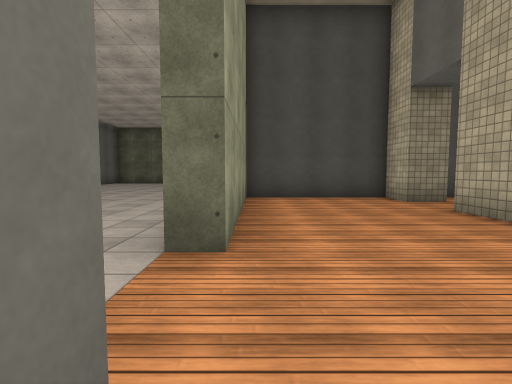
[1] (above)

16 first-person views from a walk through a Unity game level. The camera is 1.3 m above the floor, tilts 4° down and sees 85° across. The floor is counted in squares, 2 m on a side. Each view is taken from the middle of a square. On the plan, view 1 faces up. The plan holds only what a view shows up to about 9 squares ahead; the rest is blank. The player is left out. Some surface patterns are stand-ins.

[2]
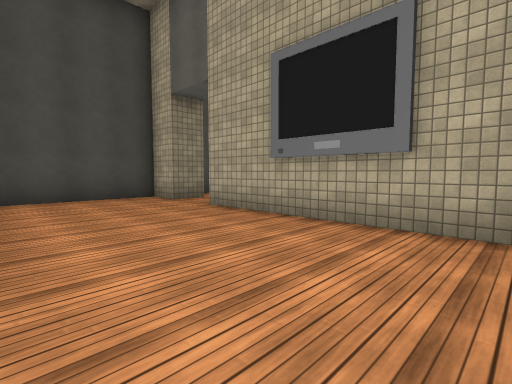

[3]
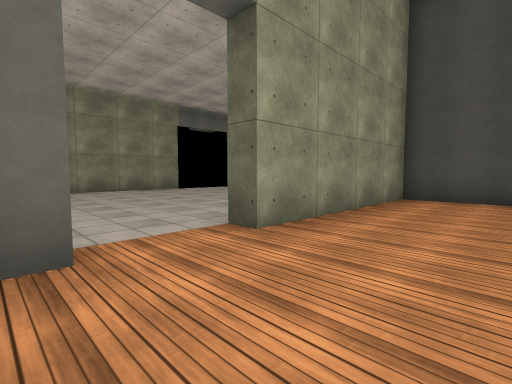

[4]
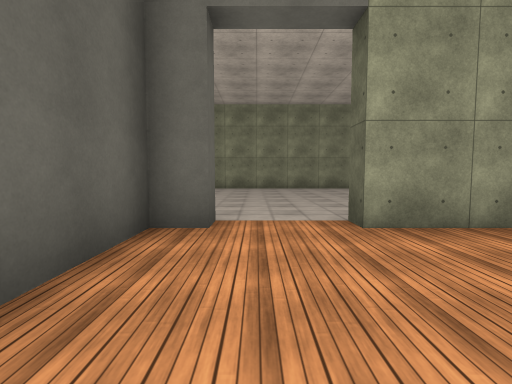

[5]
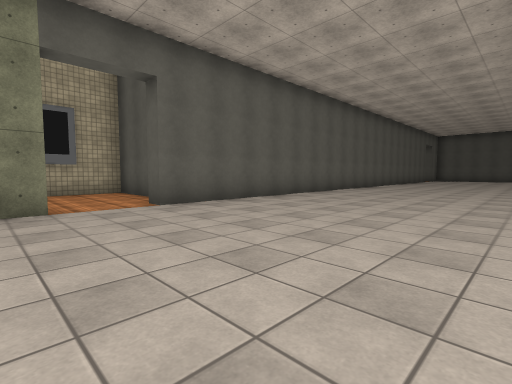

[6]
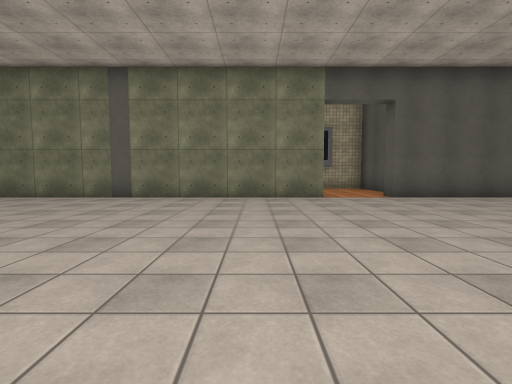

[7]
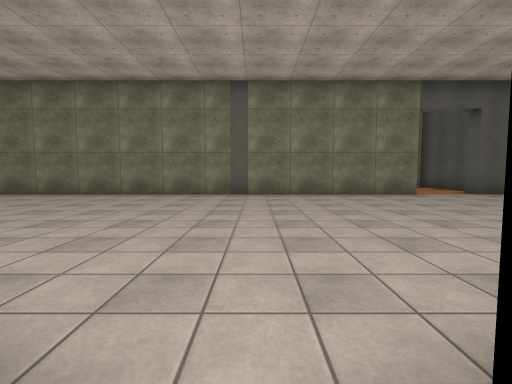

[8]
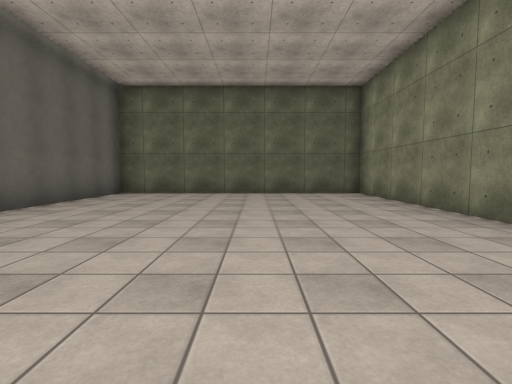

[9]
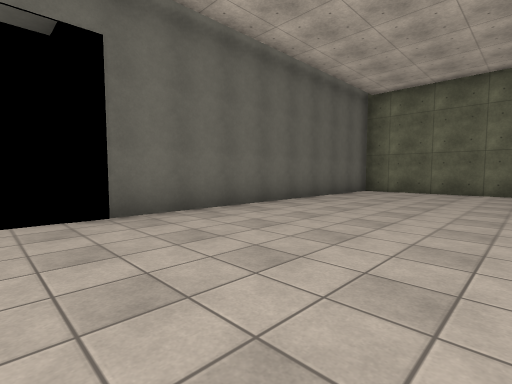

[10]
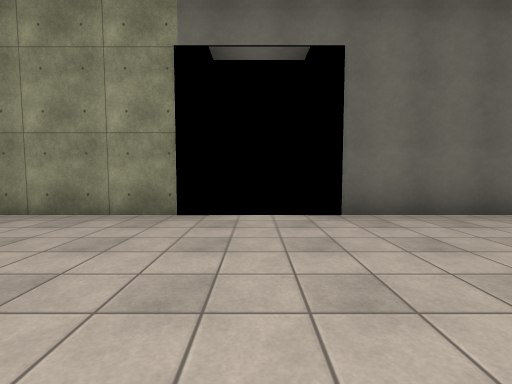

[11]
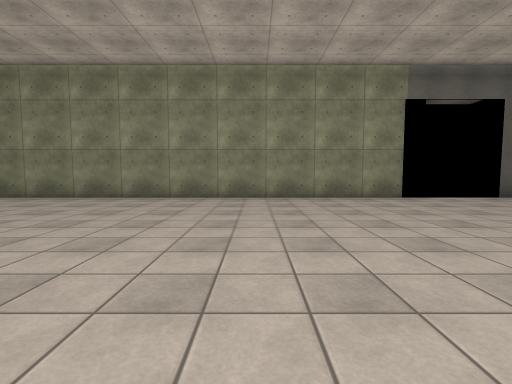

[12]
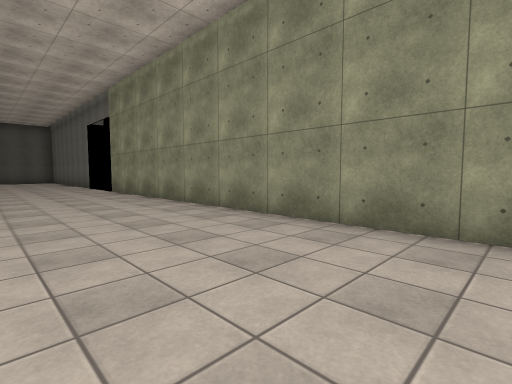

[13]
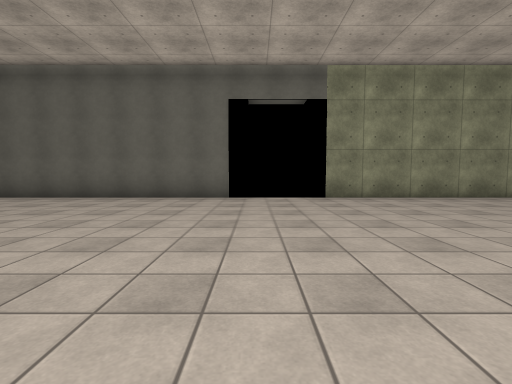

[14]
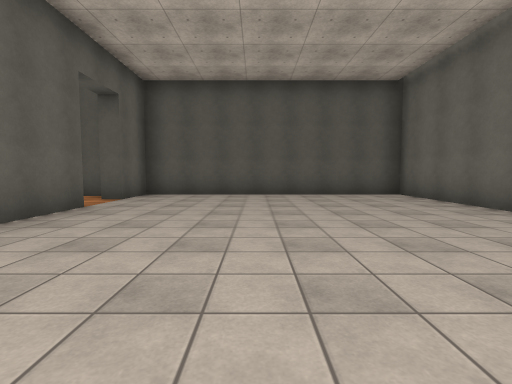

[15]
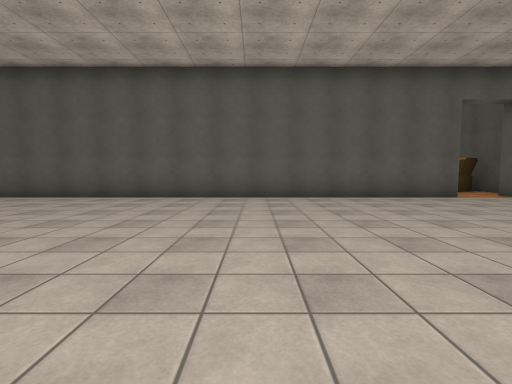

[16]
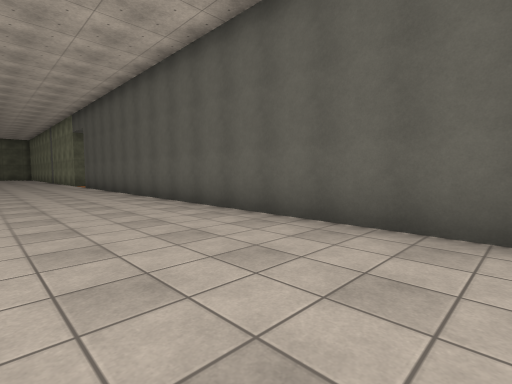

### Floor plan
Points are (right, up) in squares from view 1. A wall is a line through its corners. A room is listed if a view was taken in it or the views show most of it. See-through windows are left out.
Room 1 (views 1, 2, 3, 4)
walls: (4.4, 6.2) (3.4, 6.2) (3.4, 7.2) (-0.2, 7.2) (-0.2, 2.3); (-0.7, 0.4) (-0.2, 0.4) (-0.2, -0.2) (3.4, -0.2) (3.4, 4.8)
ways out: opening at (-1, 1.5) to room 2; opening at (4, 5.5)
Room 2 (views 5, 6, 7, 8, 9, 10, 11, 12, 13, 14, 15, 16)
walls: (-0.2, 2.3) (-0.7, 2.3) (-0.7, 16.8) (-8.3, 16.8) (-8.3, 8.2); (-8.3, 5.9) (-8.3, -11.3); (-8.3, -13.6) (-8.3, -21.2) (-0.7, -21.2) (-0.7, -19.8); (-0.7, -18.4) (-0.7, 0.4)
ways out: opening at (-1, 1.5) to room 1; opening at (-1, -19)

Positions as (right, up) in squares from view 1, and headings:
1: (0, 0), facing up
2: (0, 0), facing up-right
3: (2, 0), facing up-left
4: (3, 1), facing left
5: (-6, 3), facing down-right
6: (-8, 4), facing right
7: (-9, 7), facing right
8: (-4, 8), facing up
9: (-4, 7), facing up-left
10: (-4, 7), facing left
11: (-1, 2), facing left
12: (-5, -1), facing down-left
13: (-1, -13), facing left
14: (-4, -13), facing down
15: (-8, -13), facing right
16: (-4, -13), facing up-right
